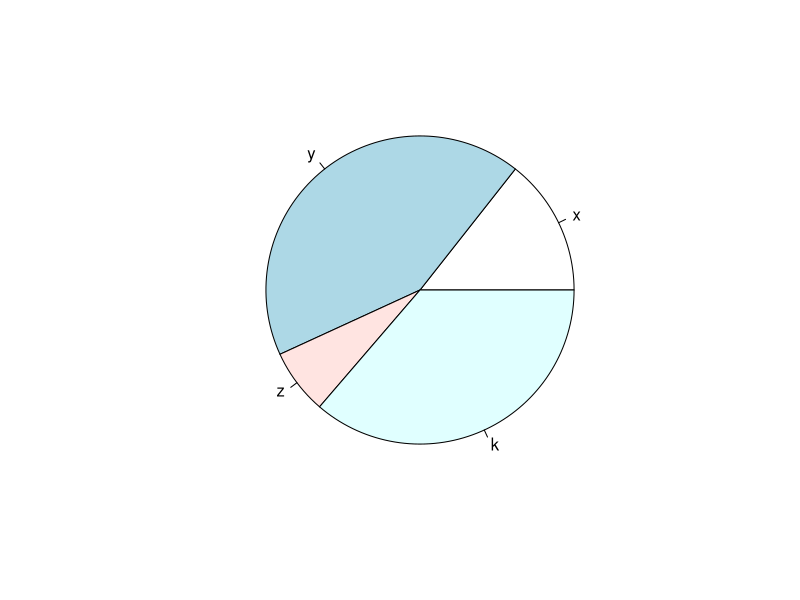

Here is the R script that generated this plot:
print("hello world")
str <- "hello world"
print(str)
a <- 13
print(a)
b <- 2
print(b)
c <- 1.5
print(c)
#########
print(a/b)
print(a*b)
print(a-b)
print(a+b)
#########
if (a<b) {
  print(TRUE)
}else{
  print(FALSE)
}
#########
v <- c( 2,5.5,6)
t <- c(8, 3, 4)
print(v+t)
#########
new.function <- function(a) {
  for(i in 1:a) {
    b <- i^2
    print(b)
  }
}
new.function(6)
#########
vec <- c(2,3,6)
vec1 <- c(2,11,8)
print(vec)
print(vec + vec1)
#######
list_data <- list("Red", "Green", c(21,32,11), TRUE, 51.23, 119.1)
print(list_data)
#######
M <- matrix(c(1:16), nrow = 4, ncol = 4)
print(M)
#######
my.array <- array(c(1,2,3,4), dim =c(2,2))
print(my.array)
#######
x <- c(21, 62, 10, 53)
labels <- c("x", "y", "z", "k")
pie(x,labels)
